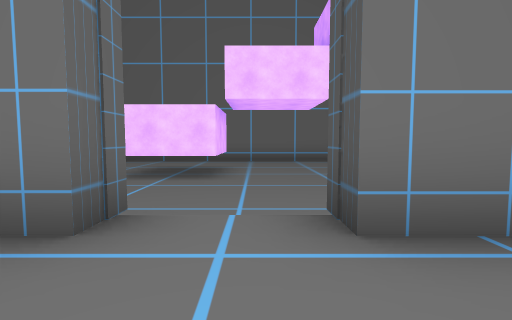
View 1 (above)

13 first-person views from a walk through a Unity game level. The camera is 1.2 m above the floor, tilts 4° down and sees 85° across. The floor is counted in squares, 2 m on a side. Each view is taken from the middle of a square. On the plan, view 1 faces up. The plan holds only what a view shows up to about 9 squares ahead; the rest is blank. The place goes on beyond the plan. The player is left out.

View 2
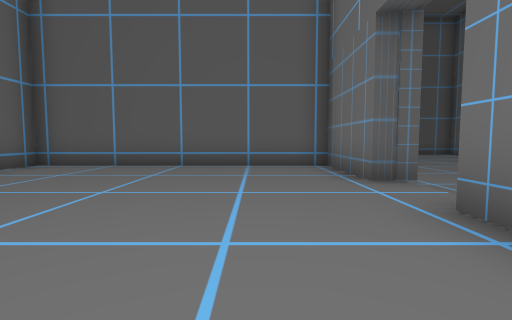

View 3
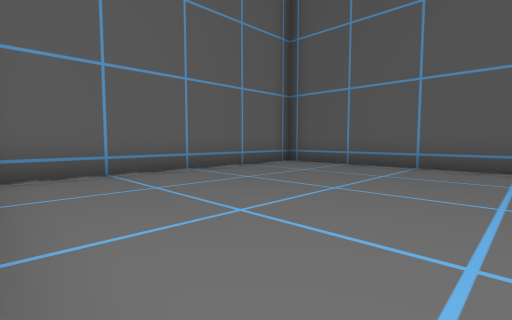

View 4
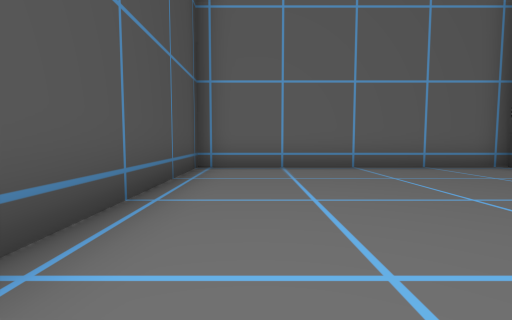

View 5
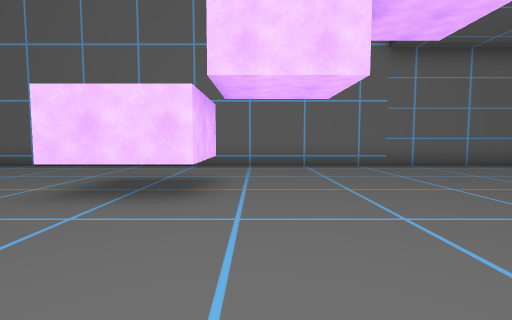

View 6
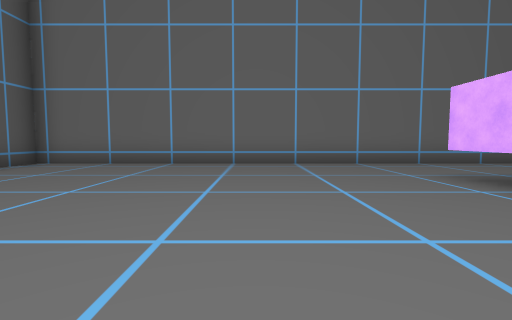

View 7
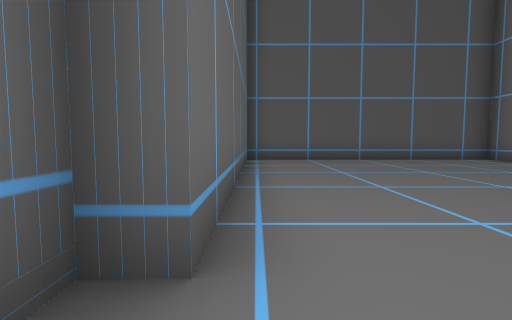

View 8
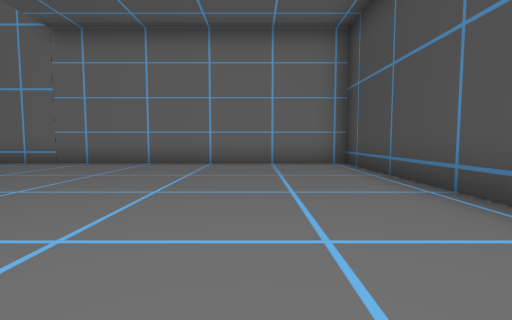

View 9
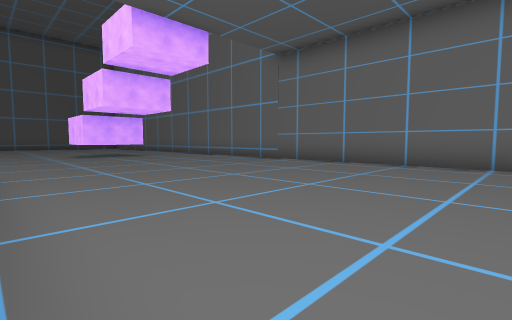

View 10
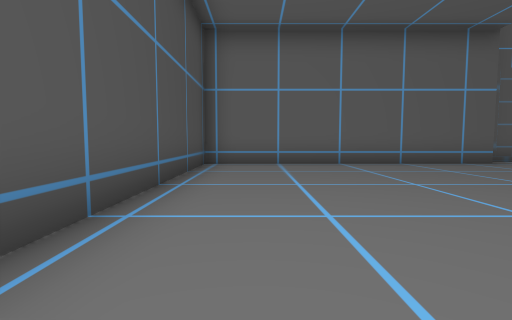

View 11
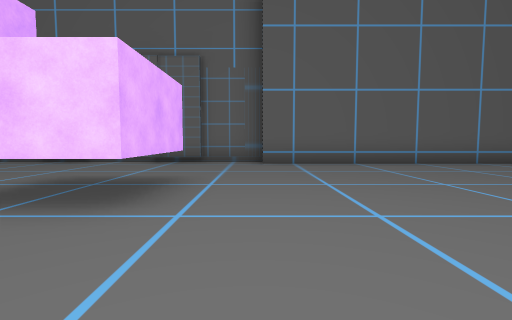

View 12
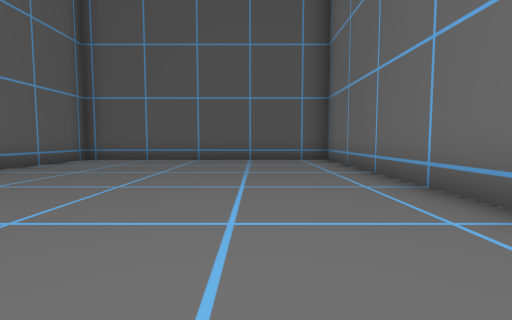

View 13
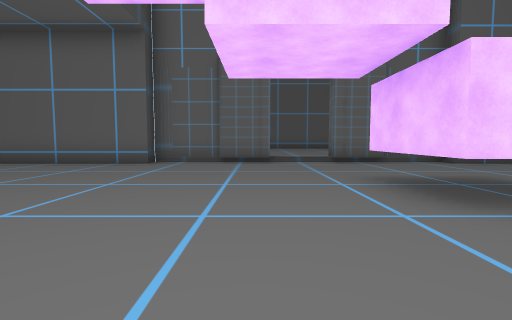

### Floor plan
Key: @ floor where view 1 was taken; # wall or solid block; . main floor; : floor 0.25 m higher than the main floor; / step, stairs or slope; O other object.
Columns run from 12 left of view 1 to 12 right of it. Each row starts with its distance up from view 1.
 11 #########################
 10 #.......................#
  9 #.......................#
  8 #.......................#
  7 #.........OO............#
  6 #.........OO............#
  5 #.......................#
  4 #.......................#
  3 #.......................#
  2 ###########//############
  1         #::::::
  0         #:::@:::
 -1         #:::::::#
 -2         #:::::::#
 -3         #:::::::#
 -4         #:::::::#
 -5         #:::::::#
 -6         #########

Where each view was taken, in squares from view 1:
view 1: 0 up, 0 right, facing up
view 2: 0 up, 3 right, facing left
view 3: 0 up, 3 right, facing down-left
view 4: 1 up, 2 right, facing down
view 5: 2 up, 0 right, facing up
view 6: 3 up, 6 left, facing up
view 7: 3 up, 3 left, facing left
view 8: 3 up, 9 right, facing up
view 9: 3 up, 10 right, facing up-left
view 10: 10 up, 10 right, facing down
view 11: 10 up, 4 left, facing down
view 12: 8 up, 3 left, facing left
view 13: 10 up, 1 right, facing down
